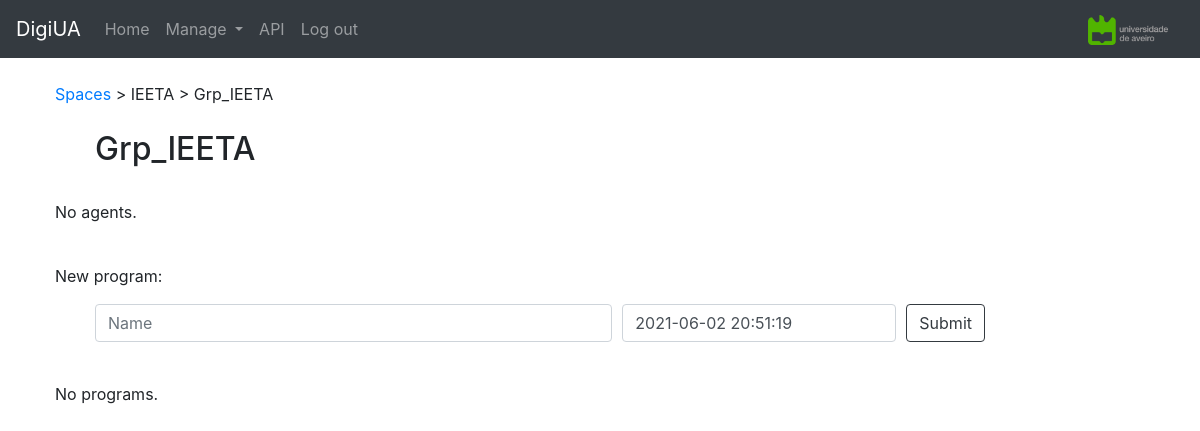
Page /groups/1 (signed in) on the earlier database version.
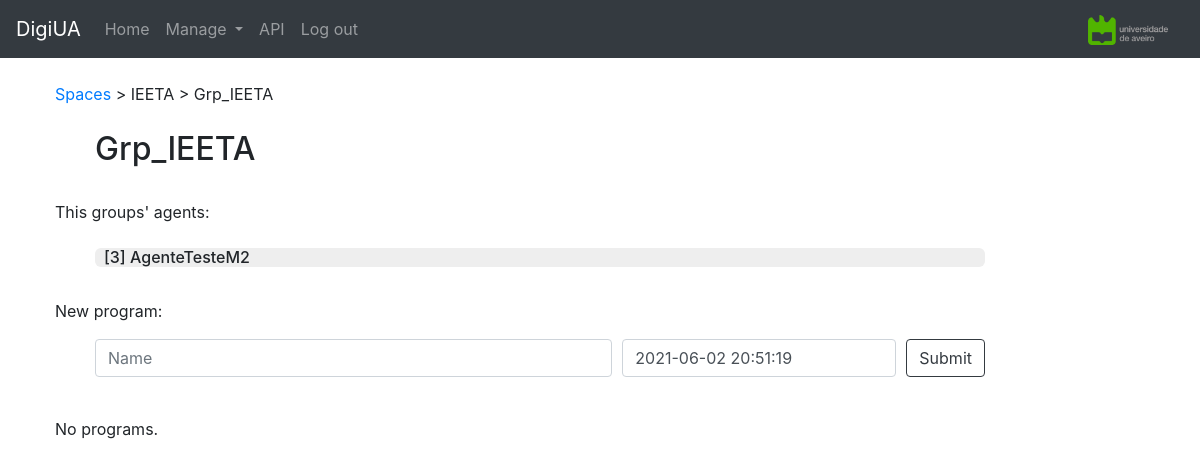
Same page on the later database version.
### dashboard/models.py (models this page shows, shortened)
class Agent(models.Model):
    name = models.CharField(max_length=100, unique=True)
    group = models.ForeignKey(AgentGroup, null=True, on_delete=models.SET_NULL)
    class Meta:
        ordering = ['group', 'id']

### dashboard/views.py (the view, shortened to what this page needs)
# urls.py: path('groups/<int:id>', views.group_individual, name='group_individual'),
def group_individual(request, id):
	if request.user.is_authenticated:
		programform = ContentProgramForm()
		entryform = ProgramEntryForm()
		entries = ProgramEntry.objects.all()
		group = get_object_or_404(AgentGroup, pk=id)
		documents = Document.objects.all()
		context = {'entries': entries, 'documents': documents, 'group': group, 'programform': programform, 'entryform': entryform}
		return render(request, "group_individual.html", context)
	return redirect('/api-auth/login/?next=/spaces')

### dashboard/forms.py
class ContentProgramForm(ModelForm):
    class Meta:
        model = ContentProgram
        fields = ['group', 'name', 'start_date']

class ProgramEntryForm(ModelForm):
    class Meta:
        model = ProgramEntry
        fields = ['program', 'doc', 'duration']

### dashboard/templates/group_individual.html (shortened to what the changed rows need)
{% extends "base_generic.html" %}
{% block content %}
<br />
<a href="/spaces">Spaces</a> > {{ group.space.name }} > {{ group.name }}
<br /><br />
<ul>
    <p class="h2">
    </p>
</ul>
<br />
{% if group.agent_set.all.count > 0 %}
This groups' agents:
<br /><br />
<ul>
    <div style="border-radius: 6px; padding: 0% 1% 0% 1%; background-color: #EEEEEE;">
        {% for agent in group.agent_set.all %}
        <p class="h6">[{{ agent.id }}] {{ agent.name }}</p>
        {% endfor %}
    </div>
</ul>
{% else %}
<p>No agents.</p>
{% endif %}
<br />
New program:
<br />
<ul>
    <form action="{% url 'group_individual' group.id %}" method="POST">
    </form>
</ul>
<br />
{% if group.contentprogram_set.all.count > 0 %}
This groups' programs:
<br /><br />
<ul>
    <div style="border-radius: 6px; padding: 2% 2% 0% 2%; background-color: #EEEEEE;">
        {% for program in group.contentprogram_set.all %}
        <form action="{% url 'group_individual' group.id %}" method="POST">
            {% csrf_token %}
            <div class="form-row">
                <div class="form-group col-md">
                    <span class="h4">{{ program.name }}</span>
                </div>
                <div class="form-group col-auto">
                    <input type="hidden" name="program" value="{{ program.id }}" id="id_program">
                    <input class="btn btn-outline-dark" name="program_delete" type="submit" value="Delete" />
                </div>
            </div>
        </form>
        <p class="h6">Start date: {{ program.start_date }}</p>
        <br />
        <ul>
            New entry:
            <br />
            <ul>
                <form action="{% url 'group_individual' group.id %}" method="POST">
                    {% csrf_token %}
                    <p>{{ entryform.non_field_errors }}</p>
                    <input type="hidden" name="program" value="{{ program.id }}" id="id_program">
                    <div class="form-row">
                        <div class="form-group col-md">
                            <select class="form-control" name="doc" required id="id_doc">
                                <option selected="">Select document</option>
                                {% for doc in documents %}
                                <option value="{{ doc.id }}">{{ doc.docname }}</option>
                                {% endfor %}
                            </select>
                        </div>
                        <div class="form-group col-auto">
                            <input class="form-control" placeholder="Duration (seconds)" type="number" name="duration"
                                min="0" required id="id_duration">
                        </div>
                        <div class="form-group col-auto">
                            <input class="btn btn-outline-dark" name="entry_upload" type="submit" value="Submit" />
                        </div>
                    </div>
                </form>
            </ul>
            {% if program.programentry_set.all.count > 0 %}
            Entries:
            <ul>
                <div style="border-radius: 6px; padding: 0% 1% 0% 1%; background-color: #DDDDDD;">
                    {% for entry in program.programentry_set.all %}
                    <form action="{% url 'group_individual' group.id %}" method="POST">
                        {% csrf_token %}
                        <div class="form-row">
                            <div class="form-group col-md">
                                <span class="h6">{{ entry.doc.docname }} - {{ entry.duration }}s</span>
                            </div>
                            <div class="form-group col-auto">
                                <input type="hidden" name="entry" value="{{ entry.id }}" id="id_entry">
                                <button name="entry_delete" type="submit" style="   background:none;
                                                                                    border:none;
                                                                                    margin:0;
                                                                                    padding:0;
                                                                                    cursor: pointer;">
                                    Delete
                                </button>
                            </div>
                        </div>
                    </form>
                    {% endfor %}
                </div>
            </ul>
            {% else %}
            No entries.
            {% endif %}
        </ul>
        <br />
        {% endfor %}
    </div>
</ul>
{% else %}
<p>No programs.</p>
{% endif %}
{% endblock %}

Differences in the rows shown:
now on this page (row edited): Agent: id "3", name "AgenteTesteM2"
Other differences:
text no longer shown: "No agents."
text now shown: "This groups' agents:"
